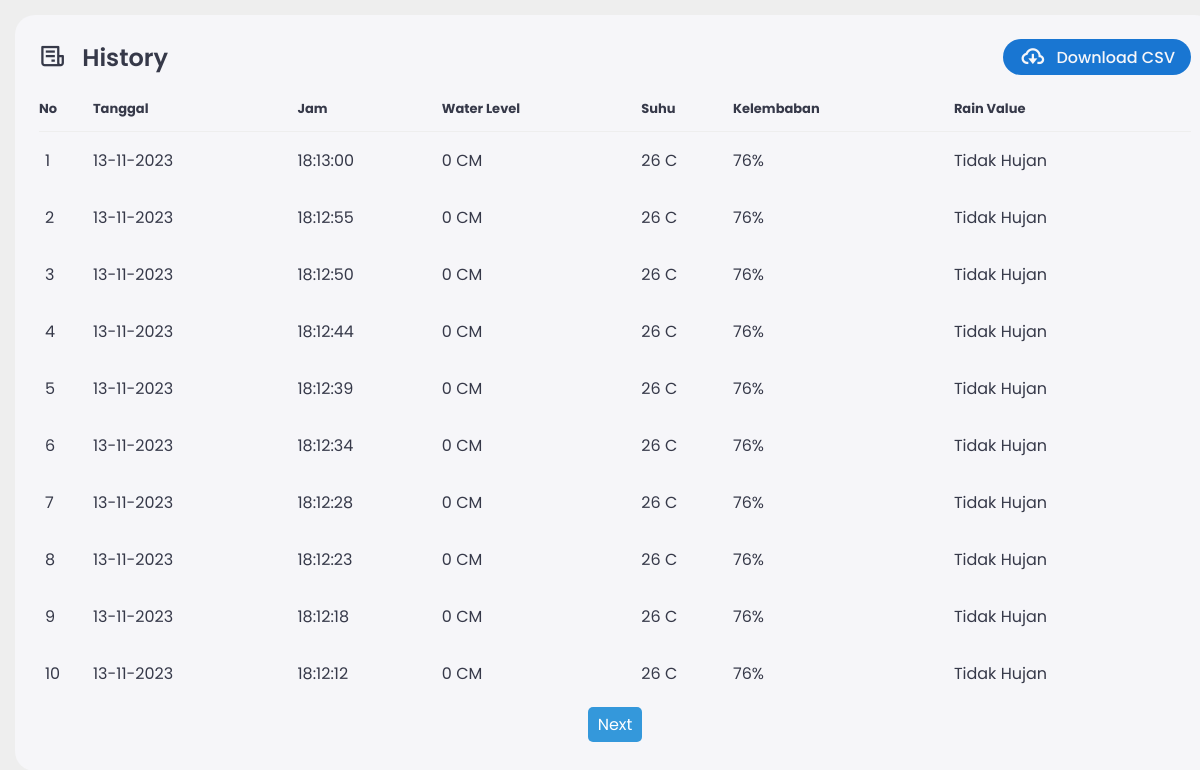
/smartdam/menu/history_full.php, run on the app's committed database.
### tables this page shows
CREATE TABLE `bendungan` (
  `id` int(11) NOT NULL,
  `tgl` varchar(12) DEFAULT NULL,
  `jam` varchar(12) DEFAULT NULL,
  `ketinggian` int(2) DEFAULT NULL,
  `suhu` int(2) DEFAULT NULL,
  `kelembaban` int(2) DEFAULT NULL,
  `rain_value` varchar(15) DEFAULT NULL
);

### smartdam/menu/history_full.php (the view, shortened to what this page needs)
<?php
    $koneksi = mysqli_connect("localhost", "id20397065_orlando", "Data_mahasiswa123", "id20397065_data_mhs");
    $limit = 10;
    $page = isset($_GET['page']) ? max(1, intval($_GET['page'])) : 1;
    $start = ($page - 1) * $limit;
    $query = "SELECT * FROM bendungan ORDER BY id DESC LIMIT $start, $limit";
    $result = mysqli_query($koneksi, $query);
?>
<!DOCTYPE html>
<html lang="en">
<head>
    <link href='https://unpkg.com/boxicons@2.1.4/css/boxicons.min.css' rel='stylesheet'>
    <link rel="stylesheet" href="../css/style.css">
</head>
<body>
    <div class="bottom-data">
        <div class="orders">
            <div class="header">
                <i class='bx bx-receipt'></i>
                <h3>History</h3>
                <a href="../api/generate_csv.php" class="report">
                    <i class='bx bx-cloud-download'></i>
                    <span>Download CSV</span>
                </a>
            </div>
            <table>
                <thead>
                    <tr>
                        <th>No</th>
                        <th>Tanggal</th>
                        <th>Jam</th>
                        <th>Water Level</th>
                        <th>Suhu</th>
                        <th>Kelembaban</th>
                        <th>Rain Value</th>
                    </tr>
                </thead>
                <tbody>
                    <?php
                    $no = ($page - 1) * $limit;
                    while ($data = mysqli_fetch_assoc($result)) { ?>
                        <tr>
                            <td><?= ++$no; ?></td>
                            <td><?= $data['tgl']; ?></td>
                            <td><?= $data['jam']; ?></td>
                            <td><?= $data['ketinggian'] . " CM"; ?></td>
                            <td><?= $data['suhu'] . " C"; ?></td>
                            <td><?= $data['kelembaban'] . "%"; ?></td>
                            <td><?= $data['rain_value']; ?></td>
                        </tr>
                    <?php } ?>
                </tbody>
            </table>
            <ul class='pagination'>
                <?php if (mysqli_num_rows($result) == $limit): ?>
                    <li><a class='page-link' href='?page=<?= $page + 1 ?>'>Next</a></li>
                <?php endif; ?>
            </ul>
        </div>
    </div>
</body>
</html>

### smartdam/css/style.css (style rules this page uses)
:root { --light: #f6f6f9; --primary: #1976D2; --light-primary: #CFE8FF; --grey: #eee; --dark-grey: #AAAAAA; --dark: #363949; --danger: #D32F2F; --light-danger: #FECDD3; --warning: #FBC02D; --light-warning: #FFF2C6; --success: #388E3C; --light-success: #BBF7D0; }
* { margin: 0; padding: 0; box-sizing: border-box; font-family: 'Poppins', sans-serif; }
.bx { font-size: 1.7rem; }
a { text-decoration: none; }
li { list-style: none; }
html { overflow-x: hidden; }
body { background: var(--grey); overflow-x: hidden; }
.header { display: flex; align-items: center; justify-content: space-between; grid-gap: 16px; flex-wrap: wrap; }
.bottom-data { display: flex; flex-wrap: wrap; grid-gap: 24px; margin-top: 24px; width: 100%; color: var(--dark); }
.bottom-data>div { border-radius: 20px; background: var(--light); padding: 24px; overflow-x: auto; }
.bottom-data .header { display: flex; align-items: center; grid-gap: 16px; margin-bottom: 24px; }
.bottom-data .header h3 { margin-right: auto; font-size: 24px; font-weight: 600; }
.bottom-data .header .bx { cursor: pointer; }
.bottom-data .orders { flex-grow: 1; flex-basis: 500px; }
.bottom-data .orders table { width: 100%; border-collapse: collapse; }
.bottom-data .orders table th { padding-bottom: 12px; font-size: 13px; text-align: left; border-bottom: 1px solid var(--grey); }
.bottom-data .orders table td { padding: 16px 0; }
.bottom-data .orders table tr td:first-child { display: flex; align-items: center; grid-gap: 12px; padding-left: 6px; }
.bottom-data .orders table tbody tr { cursor: pointer; transition: all 0.3s ease; }
.pagination { display: flex; list-style: none; padding: 0; justify-content: center; }
.pagination li { margin: 5px; }
.pagination a, .pagination .page-link { display: block; padding: 5px 10px; background-color: #3498db; color: #fff; text-decoration: none; border-radius: 5px; transition: background-color 0.3s; }
.bottom-data .header { min-width: 576px; }
.bottom-data .orders table { min-width: 576px; }

### smartdam/menu/history_full.php (style rules this page uses)
.bottom-data { margin:15px; }
.report { height: 36px; padding: 0 16px; border-radius: 36px; background: var(--primary); color: var(--light); display: flex; align-items: center; justify-content: center; grid-gap: 10px; font-weight: 500; }

### data on the page
bendungan: tgl "13-11-2023", jam "18:13:00", ketinggian "0", suhu "26", kelembaban "76", rain_value "Tidak Hujan"
bendungan: tgl "13-11-2023", jam "18:12:55", ketinggian "0", suhu "26", kelembaban "76", rain_value "Tidak Hujan"
bendungan: tgl "13-11-2023", jam "18:12:50", ketinggian "0", suhu "26", kelembaban "76", rain_value "Tidak Hujan"
bendungan: tgl "13-11-2023", jam "18:12:44", ketinggian "0", suhu "26", kelembaban "76", rain_value "Tidak Hujan"
bendungan: tgl "13-11-2023", jam "18:12:39", ketinggian "0", suhu "26", kelembaban "76", rain_value "Tidak Hujan"
bendungan: tgl "13-11-2023", jam "18:12:34", ketinggian "0", suhu "26", kelembaban "76", rain_value "Tidak Hujan"
bendungan: tgl "13-11-2023", jam "18:12:28", ketinggian "0", suhu "26", kelembaban "76", rain_value "Tidak Hujan"
bendungan: tgl "13-11-2023", jam "18:12:23", ketinggian "0", suhu "26", kelembaban "76", rain_value "Tidak Hujan"
bendungan: tgl "13-11-2023", jam "18:12:18", ketinggian "0", suhu "26", kelembaban "76", rain_value "Tidak Hujan"
bendungan: tgl "13-11-2023", jam "18:12:12", ketinggian "0", suhu "26", kelembaban "76", rain_value "Tidak Hujan"
